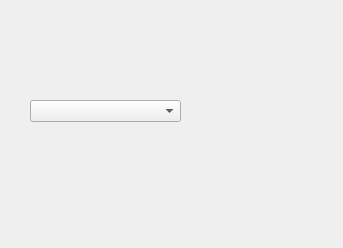
<?xml version="1.0" encoding="UTF-8"?>
<ui version="4.0">
 <class>Form</class>
 <widget class="QWidget" name="Form">
  <property name="geometry">
   <rect>
    <x>0</x>
    <y>0</y>
    <width>343</width>
    <height>248</height>
   </rect>
  </property>
  <property name="windowTitle">
   <string>Form</string>
  </property>
  <widget class="QComboBox" name="edQQ">
   <property name="geometry">
    <rect>
     <x>30</x>
     <y>100</y>
     <width>151</width>
     <height>22</height>
    </rect>
   </property>
  </widget>
 </widget>
 <resources/>
 <connections/>
</ui>
